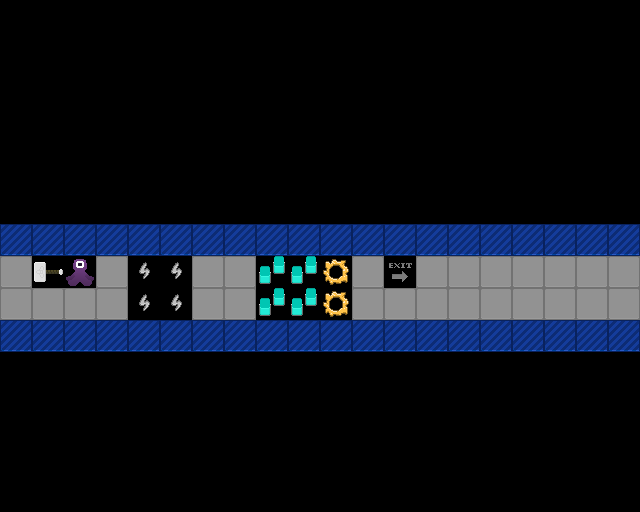

A level layout from a 2D game, rendered from its tile map. Below: a short description, then the map file with its tile-grid data intact:
An orthogonal 20x16 tile map with 32x32 px tiles, 1 tile layer (Tile Layer 1).

<map version="1.5" tiledversion="1.7.0" orientation="orthogonal" renderorder="right-down" width="20" height="16" tilewidth="32" tileheight="32" infinite="0" nextlayerid="2" nextobjectid="1">
 <tileset firstgid="1" source="project-mjolnir.tsx" />
 <layer id="1" name="Tile Layer 1" width="20" height="16">
  <data encoding="csv">
0,0,0,0,0,0,0,0,0,0,0,0,0,0,0,0,0,0,0,0,
0,0,0,0,0,0,0,0,0,0,0,0,0,0,0,0,0,0,0,0,
0,0,0,0,0,0,0,0,0,0,0,0,0,0,0,0,0,0,0,0,
0,0,0,0,0,0,0,0,0,0,0,0,0,0,0,0,0,0,0,0,
0,0,0,0,0,0,0,0,0,0,0,0,0,0,0,0,0,0,0,0,
0,0,0,0,0,0,0,0,0,0,0,0,0,0,0,0,0,0,0,0,
0,0,0,0,0,0,0,0,0,0,0,0,0,0,0,0,0,0,0,0,
4,4,4,4,4,4,4,4,4,4,4,4,4,4,4,4,4,4,4,4,
3,47,50,3,9,9,3,3,6,6,2,3,8,3,3,3,3,3,3,3,
3,3,3,3,9,9,3,3,6,6,2,3,3,3,3,3,3,3,3,3,
4,4,4,4,4,4,4,4,4,4,4,4,4,4,4,4,4,4,4,4,
0,0,0,0,0,0,0,0,0,0,0,0,0,0,0,0,0,0,0,0,
0,0,0,0,0,0,0,0,0,0,0,0,0,0,0,0,0,0,0,0,
0,0,0,0,0,0,0,0,0,0,0,0,0,0,0,0,0,0,0,0,
0,0,0,0,0,0,0,0,0,0,0,0,0,0,0,0,0,0,0,0,
0,0,0,0,0,0,0,0,0,0,0,0,0,0,0,0,0,0,0,0
</data>
 </layer>
</map>
